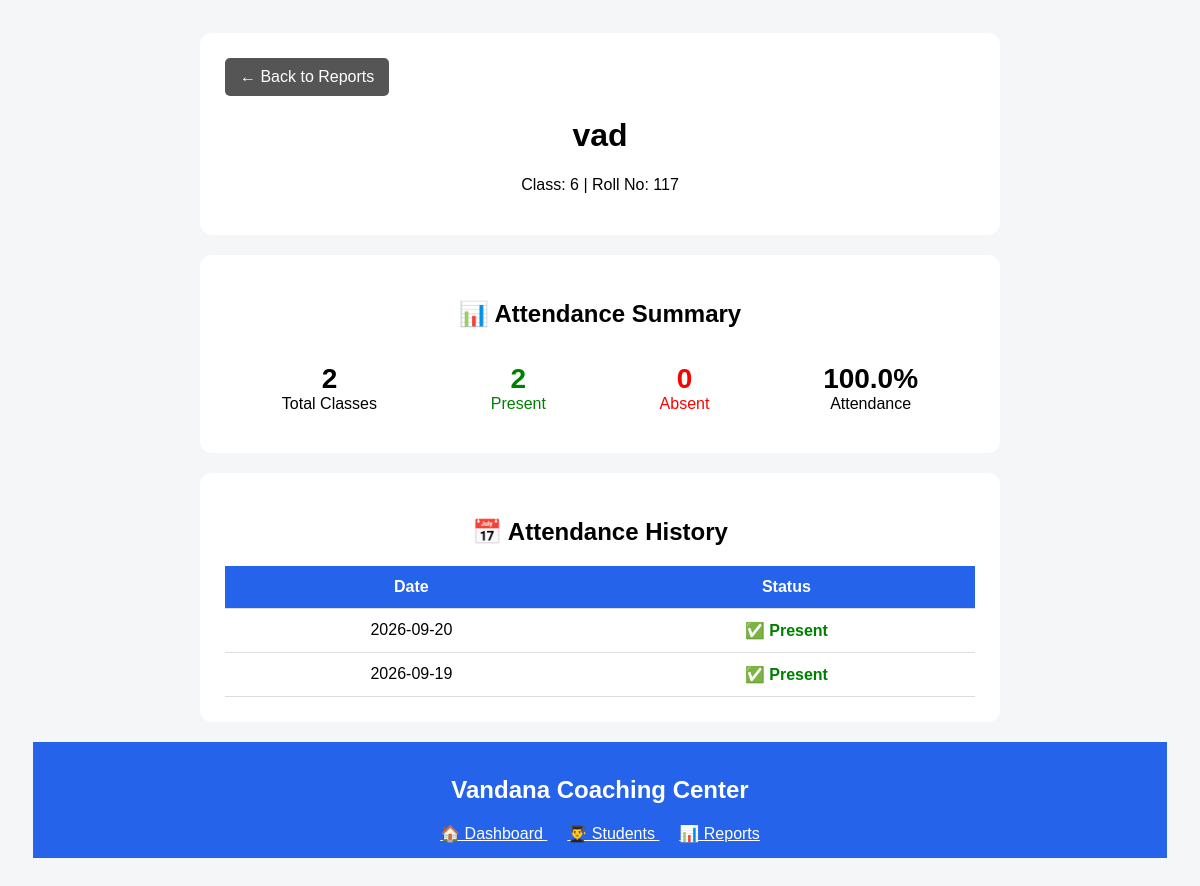
Before: /student_report/15 with the older database file.
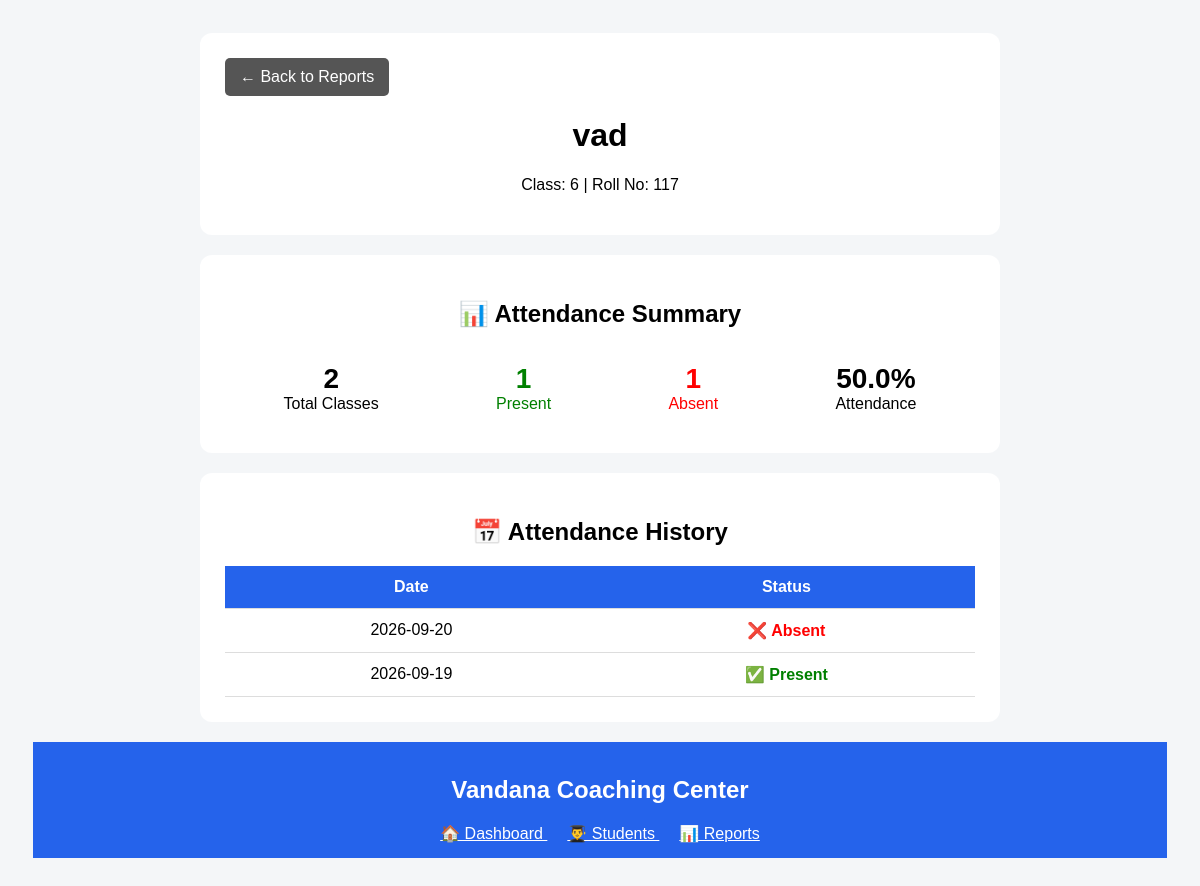
After: the same page with the newer database file.
### tables this page shows
CREATE TABLE attendance (
            id INTEGER PRIMARY KEY AUTOINCREMENT,
            student_id INTEGER NOT NULL,
            attendance_date TEXT NOT NULL,
            status TEXT NOT NULL,
            FOREIGN KEY (student_id) REFERENCES students(id)
        );

### app.py (the view)
@app.route(
    "/student_report/<int:student_id>"
)
def student_report(student_id):
    conn = get_db_connection()
    student = conn.execute("""
        SELECT *

        FROM students

        WHERE id = ?

    """, (
        student_id,
    )).fetchone()
    if not student:
        conn.close()
        return "Student not found"
    attendance_records = conn.execute("""
        SELECT

            attendance_date,

            status

        FROM attendance

        WHERE student_id = ?

        ORDER BY attendance_date DESC

    """, (
        student_id,
    )).fetchall()
    total = len(
        attendance_records
    )
    present = sum(
        1
        for record in attendance_records
        if record["status"] == "Present"
    )
    absent = total - present
    if total > 0:
        percentage = round(
            (present / total) * 100,
            2
        )
    else:
        percentage = 0
    conn.close()
    return render_template(
        "student_report.html",
        student=student,
        attendance_records=
            attendance_records,
        total=total,
        present=present,
        absent=absent,
        percentage=percentage
    )

### app.py (called while the page is built)
def get_db_connection():
    conn = sqlite3.connect(DATABASE)
    conn.row_factory = sqlite3.Row
    return conn

### templates/student_report.html (shortened to what this page needs)
<!DOCTYPE html>
<html lang="en">
<head>
</head>
<body>
<div class="container">
    <div class="card">
        <a href="/reports" class="back">
            ← Back to Reports
        </a>
        <h1>
            {{ student["name"] }}
        </h1>
        <p style="text-align:center;">
            Class: {{ student["class_name"] }}
            |
            Roll No: {{ student["roll_number"] }}
        </p>
    </div>
    <div class="card">
        <h2>
            📊 Attendance Summary
        </h2>
        <div class="stats">
            <div class="stat">
                <div class="number">
                    {{ total }}
                </div>
                <div>
                    Total Classes
                </div>
            </div>
            <div class="stat green">
                <div class="number">
                    {{ present }}
                </div>
                <div>
                    Present
                </div>
            </div>
            <div class="stat red">
                <div class="number">
                    {{ absent }}
                </div>
                <div>
                    Absent
                </div>
            </div>
            <div class="stat">
                <div class="number">
                    {{ percentage }}%
                </div>
                <div>
                    Attendance
                </div>
            </div>
        </div>
    </div>
    <div class="card">
        <h2>
            📅 Attendance History
        </h2>
        <table>
            <tr>
                <th>
                    Date
                </th>
                <th>
                    Status
                </th>
            </tr>
            {% for record in attendance_records %}
            <tr>
                <td>
                    {{ record["attendance_date"] }}
                </td>
                <td>
                    {% if record["status"] == "Present" %}
                        <span class="present">
                            ✅ Present
                        </span>
                    {% else %}
                        <span class="absent">
                            ❌ Absent
                        </span>
                    {% endif %}
                </td>
            </tr>
            {% else %}
            <tr>
                <td colspan="2">
                    No attendance recorded.
                </td>
            </tr>
            {% endfor %}
        </table>
    </div>
</div>
</body>
<div style="
    background:#2563eb;
    color:white;
    padding:15px;
    text-align:center;
">
    <h2>
        Vandana Coaching Center
    </h2>
    <div>
        <a href="/"
           style="color:white;margin:10px;">
            🏠 Dashboard
        </a>
        <a href="/students"
           style="color:white;margin:10px;">
            👨‍🎓 Students
        </a>
        <a href="/reports"
           style="color:white;margin:10px;">
            📊 Reports
        </a>
    </div>
</div>
</html>

Changed rows visible on the page:
changed attendance (number 1 of 2 on the later page): status "✅ Present" → "❌ Absent"
Other visible differences:
{{ present }}: "2" → "1"
{{ absent }}: "0" → "1"
{{ percentage }}: "100.0" → "50.0"
